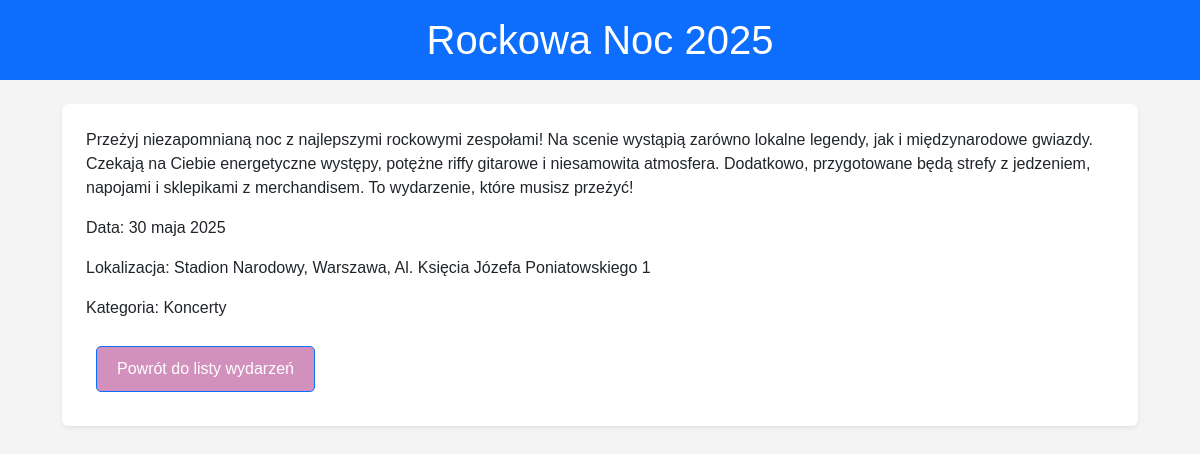
The app's page /event/3/ with its own data.
### events/models.py (models this page shows, shortened)
class Event(models.Model):
    name = models.CharField(max_length=255)
    description = models.TextField(default='Brak opisu')
    date = models.DateField()
    location = models.ForeignKey(Location, on_delete=models.CASCADE)
    category = models.ForeignKey(Category, on_delete=models.CASCADE)

class Location(models.Model):
    name = models.CharField(max_length=255, default='Brak nazwy')
    city = models.CharField(max_length=100)
    address = models.CharField(max_length=255)

class Category(models.Model):
    name = models.CharField(max_length=100)
    description = models.TextField()

### events/views.py (the view)
# urls.py: path('event/<int:id>/', views.event_detail, name='event_detail'),
def event_detail(request, id):
    event = get_object_or_404(Event, id=id)  # Pobiera konkretne wydarzenie
    return render(request, 'events/event_detail.html', {'event': event})

### events/templates/events/event_detail.html (shortened to what this page needs)
<!DOCTYPE html>
<html lang="pl">
<head>
    {% load static %}
    <link href="https://cdn.jsdelivr.net/npm/bootstrap@5.3.0-alpha1/dist/css/bootstrap.min.css" rel="stylesheet">
    <link rel="stylesheet" href="{% static 'css/style.css' %}">
</head>
<body>
    <header class="bg-primary text-white text-center py-3">
        <h1>{{ event.name }}</h1>
    </header>
    <div class="container mt-4">
        <section class="event-detail bg-white p-4 rounded shadow-sm">
            <p>{{ event.description }}</p>
            <p>Data: {{ event.date }}</p>
            <p>Lokalizacja: {{ event.location.name }}, {{ event.location.city }}, {{ event.location.address }}</p>
            <p>Kategoria: {{ event.category.name }}</p>
            <a href="{% url 'event_list' %}" class="btn btn-primary">Powrót do listy wydarzeń</a>
        </section>
    </div>
</body>
</html>

### static/css/style.css (style rules this page uses)
body { font-family: Arial, sans-serif; margin: 0; padding: 0; background-color: #f4f4f4; }
header { text-align: center; background-color: #d291bc; color: white; padding: 20px; }
h1 { margin: 0; }
a { display: inline-block; margin: 10px; text-decoration: none; color: #007bff; padding: 5px 10px; border-radius: 4px; transition: background-color 0.3s ease, color 0.3s ease; }
.event-list, .event-detail { margin: 20px; }
.event-detail { padding: 20px; background-color: #fff; border-radius: 4px; box-shadow: 0 1px 5px rgba(0, 0, 0, 0.1); }
.btn { display: inline-block; padding: 10px 20px; color: white; background-color: #d291bc; border-radius: 5px; text-align: center; text-decoration: none; transition: background-color 0.3s ease; }

### records on screen
Event: name "Rockowa Noc 2025", description "Przeżyj niezapomnianą noc z najlepszymi rockowymi zespołami! Na scenie wystąpią zarówno lokalne legendy, jak i międzynarodowe gwiazdy. Czekają na Ciebie energetyczne występy, potężne riffy gitarowe i niesamowita atmosfera. Dodatkowo, przygotowane będą strefy z jedzeniem, napojami i sklepikami z merchandisem. To wydarzenie, które musisz przeżyć!", date "30 maja 2025", location.name "Stadion Narodowy", location.city "Warszawa", location.address "Al. Księcia Józefa Poniatowskiego 1", category.name "Koncerty"
